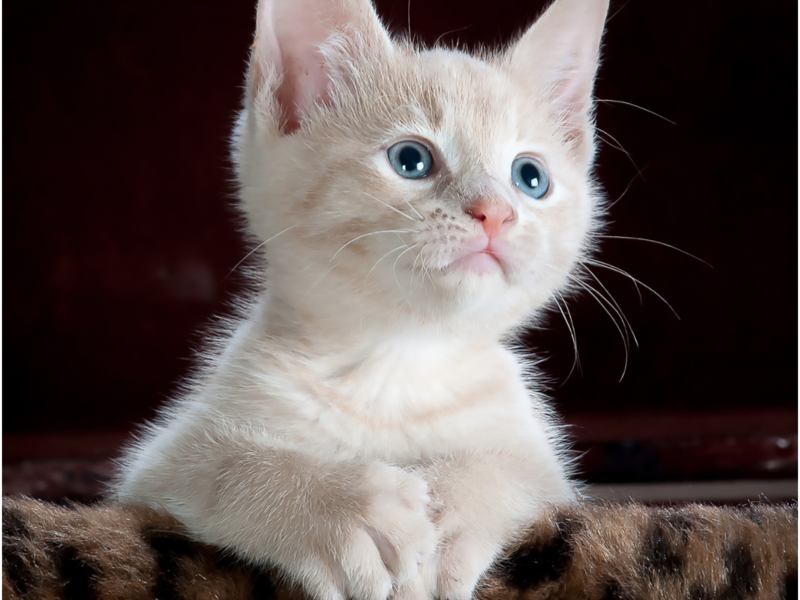
#> input picture automated_functions/face_recogniction/cat1.png, 800 x 600 px
$ python cat.py
#> lines starting #> are read from the running program, lines starting #| are printed output that depends on the picture
import cv2
import sys
import numpy as np


def cat_face_detection_show(input):
    faceCascade = cv2.CascadeClassifier("haarcascade_frontalcatface.xml")

    img = cv2.imread(input)
    gray = cv2.cvtColor(img, cv2.COLOR_BGR2GRAY)

    faces = faceCascade.detectMultiScale(
        gray,
        scaleFactor=1.02,
        minNeighbors=3,
        minSize=(150, 150),
        flags=cv2.CASCADE_SCALE_IMAGE
    )

    for (x, y, w, h) in faces:
        cv2.rectangle(img, (x, y), (x + w, y + h), (0, 0, 255), 2)
        cv2.putText(img, 'Cat', (x, y - 7), 3, 1.2, (0, 255, 0), 2, cv2.LINE_AA)

    cv2.imshow('Cat?', img)
    cv2.imwrite("cat33.jpg", img)
    c = cv2.waitKey(0)


def cat_face_detection_cut(input: str) -> np.ndarray:
#> called with input = '../face_recogniction/cat1.png'
    faceCascade = cv2.CascadeClassifier("haarcascade_frontalcatface.xml")

    img = cv2.imread(input)
#> img is the input picture: shape (600, 800, 3); mean B, G, R 82, 84.1, 95.2
    gray = cv2.cvtColor(img, cv2.COLOR_BGR2GRAY)
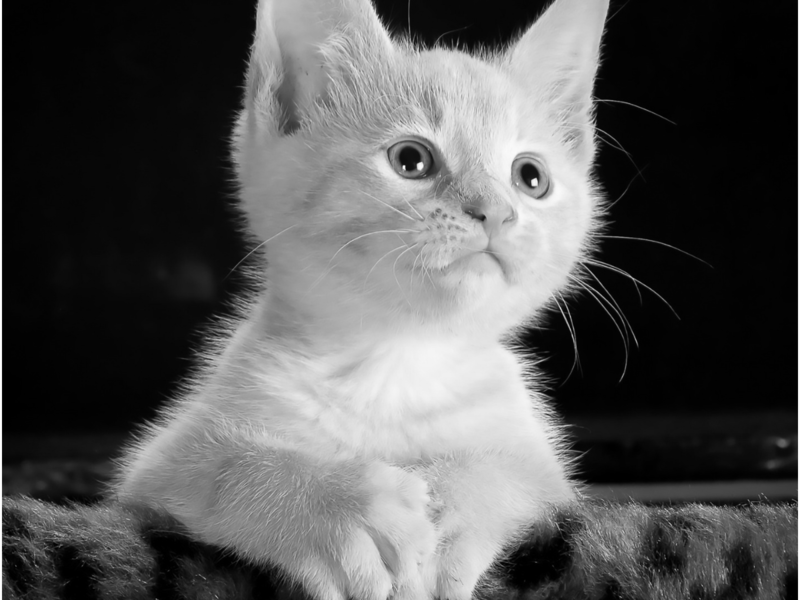
#> gray: shape (600, 800); min 0, max 255, mean 87.2

    faces = faceCascade.detectMultiScale(
        gray,
        scaleFactor=1.02,
        minNeighbors=3,
        minSize=(150, 150),
        flags=cv2.CASCADE_SCALE_IMAGE
    )
#> faces = [[333, 45, 273, 273]]

    for (x, y, w, h) in faces:
        crop_img = img[y:y + h, x:x + w]
        return crop_img
#> this loop made 1 pass
#> pass 1, in cat_face_detection_cut, `crop_img = img[y:y + h, x:x + w]`:
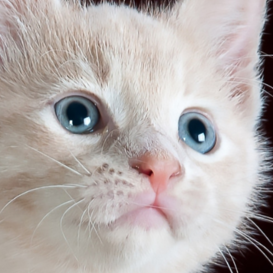
#> crop_img: shape (273, 273, 3); mean B, G, R 171.5, 173.6, 181.1


if __name__ == '__main__':
    try:
        f = sys.argv[1]
    except IndexError:
        f = "../face_recogniction/cat1.png"

    cat_face_detection_cut(input=f)

$ run again, with automated_functions/face_recogniction/cattie1.png copied over automated_functions/face_recogniction/cat1.png
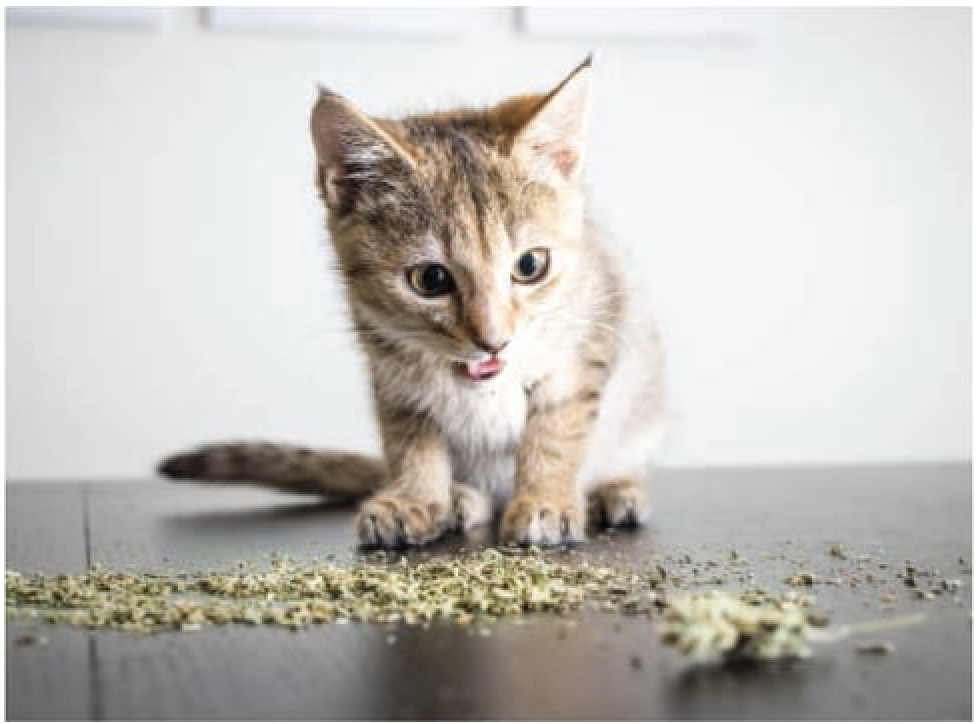
#> input picture automated_functions/face_recogniction/cattie1.png, 976 x 724 px
#> in cat_face_detection_cut, img is the input picture: shape (724, 976, 3); mean B, G, R 187, 192, 194.7
#> in cat_face_detection_cut, `gray = cv2.cvtColor(img, cv2.COLOR_BGR2GRAY)`:
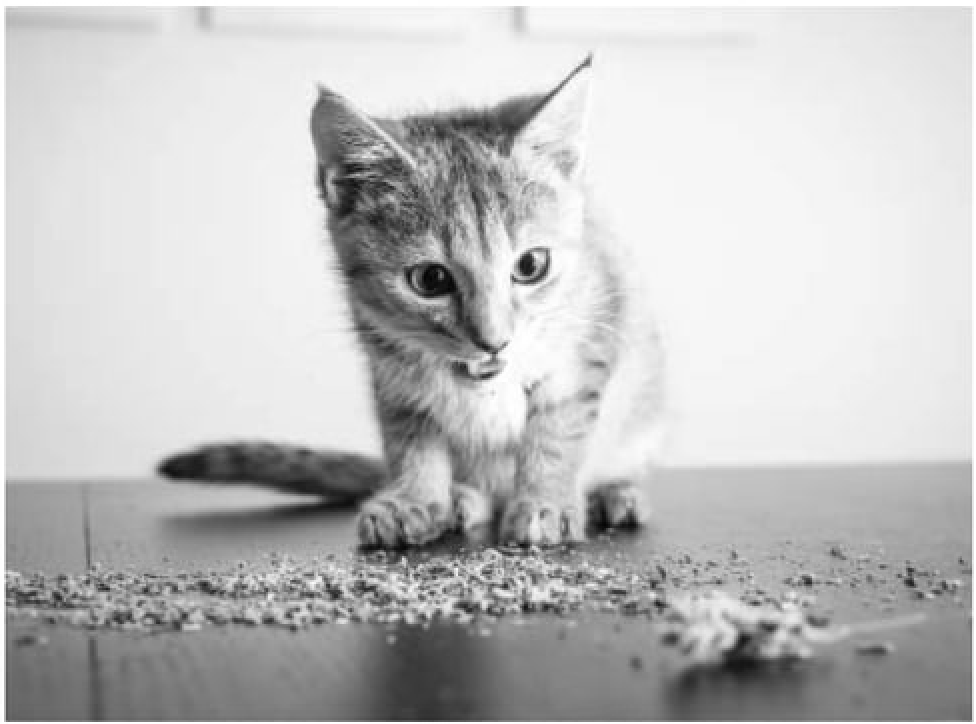
#> gray: shape (724, 976); min 4, max 255, mean 192.2
#> faces = [[366, 185, 226, 226]]
#> the loop in cat_face_detection_cut, `for (x, y, w, h) in faces:` made 1 pass
#> pass 1, in cat_face_detection_cut, `crop_img = img[y:y + h, x:x + w]`:
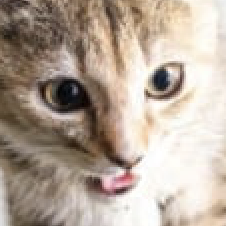
#> crop_img: shape (226, 226, 3); mean B, G, R 152.2, 165.4, 179.9

$ run again, with automated_functions/face_recogniction/cattie3.png copied over automated_functions/face_recogniction/cat1.png
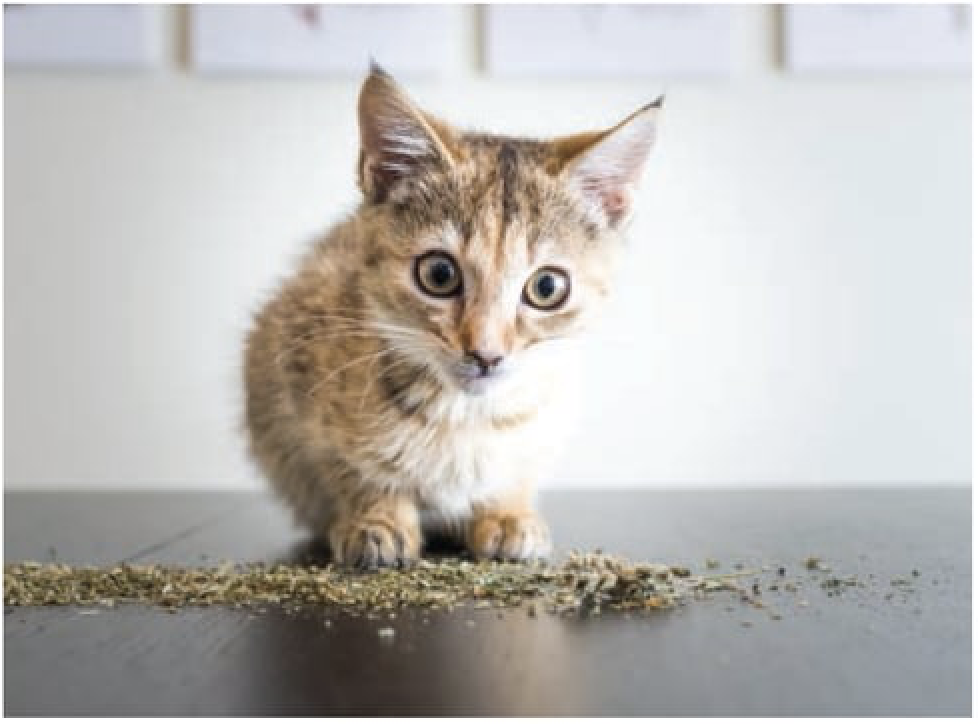
#> input picture automated_functions/face_recogniction/cattie3.png, 978 x 724 px
#> in cat_face_detection_cut, img is the input picture: shape (724, 978, 3); mean B, G, R 182.9, 186, 188.3
#> in cat_face_detection_cut, `gray = cv2.cvtColor(img, cv2.COLOR_BGR2GRAY)`:
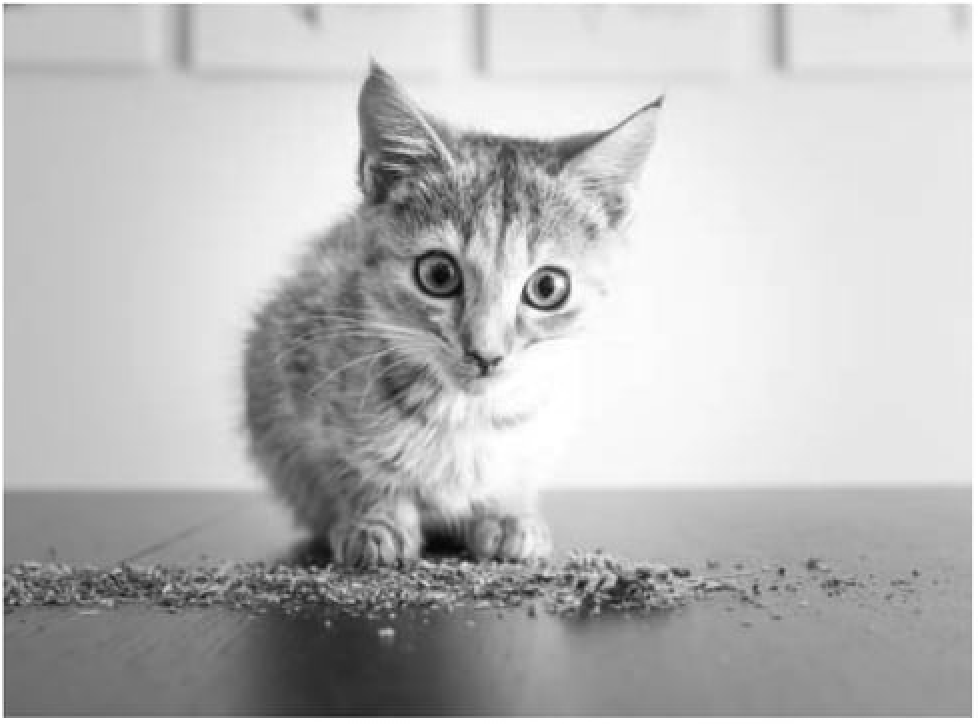
#> gray: shape (724, 978); min 4, max 255, mean 186.3
#> faces = [[363, 180, 252, 252]]
#> the loop in cat_face_detection_cut, `for (x, y, w, h) in faces:` made 1 pass
#> pass 1, in cat_face_detection_cut, `crop_img = img[y:y + h, x:x + w]`:
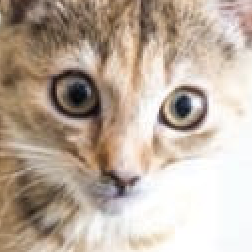
#> crop_img: shape (252, 252, 3); mean B, G, R 159.3, 173.1, 188.5
